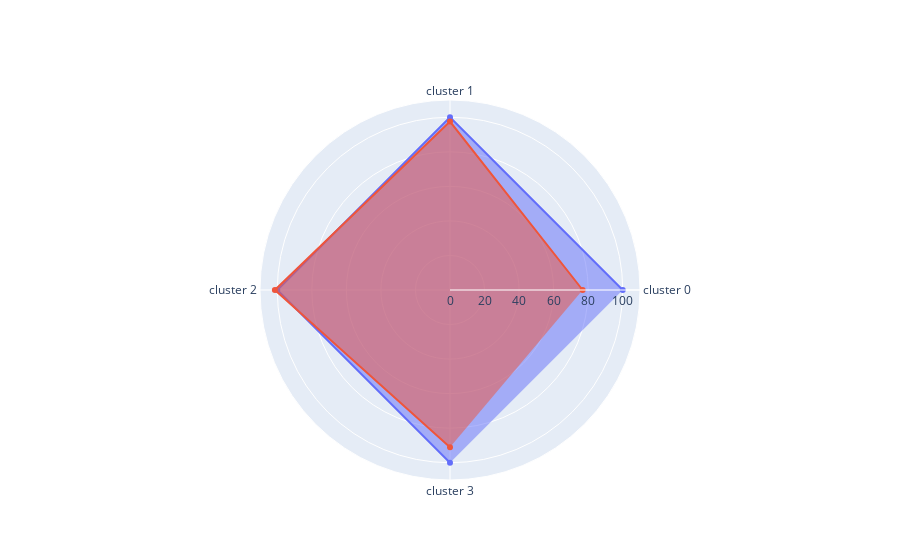

This figure's notebook cell:
### Code cell
# time
import plotly.graph_objects as go

categories = ['cluster 0','cluster 1','cluster 2', 'cluster 3']

fig = go.Figure()

fig.add_trace(go.Scatterpolar(
      #r=list(a.no_areas),
      r=[100,100,100,100],
      theta=categories,
      fill='toself',
      name='Product A'
))
fig.add_trace(go.Scatterpolar(
      #r=list(b.no_areas),
      r=[76.8, 97.5, 101.4, 91],
      theta=categories,
      fill='toself',
      name='Product B'
))

fig.update_layout(
  polar=dict(
    radialaxis=dict(
      visible=True,
      range=[0, 110]
    )),
  showlegend=False
)

fig.show()

### Figure 1 — Plotly figure (JSON) as saved in the notebook; plotly's stock layout.template omitted (floating-point values rounded to 4 significant figures)
{"data": [{"fill": "toself", "name": "Product A", "r": [100, 100, 100, 100], "theta": ["cluster 0", "cluster 1", "cluster 2", "cluster 3"], "type": "scatterpolar"}, {"fill": "toself", "name": "Product B", "r": [76.8, 97.5, 101.4, 91], "theta": ["cluster 0", "cluster 1", "cluster 2", "cluster 3"], "type": "scatterpolar"}], "layout": {"polar": {"radialaxis": {"range": [0, 110], "visible": true}}, "showlegend": false}}
